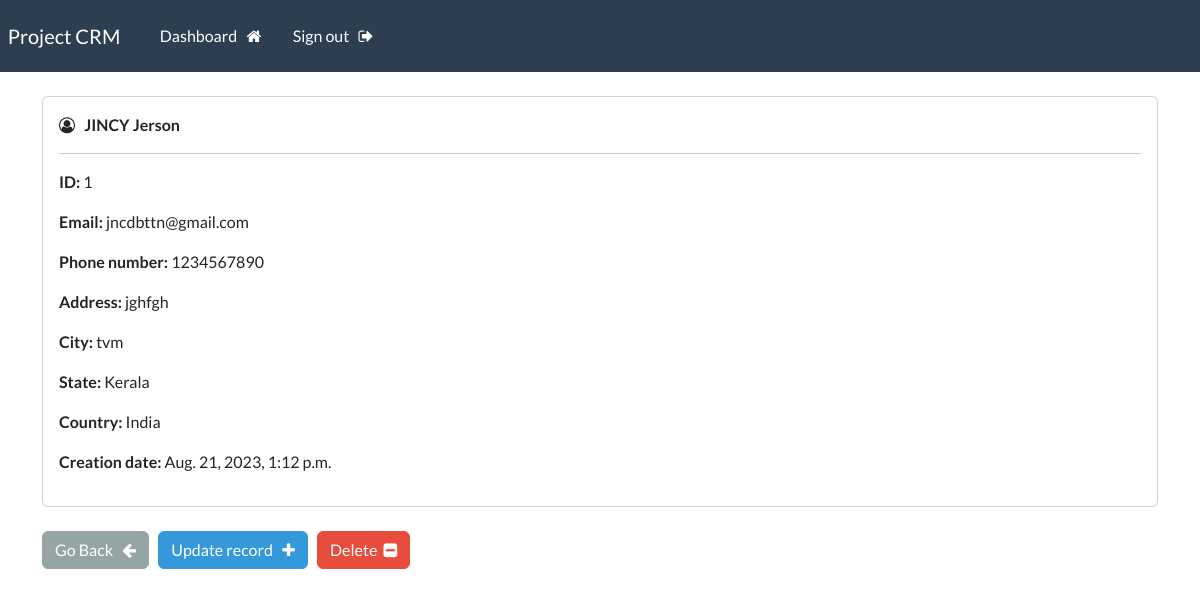
The page /record/1 (signed in) on the database its author committed.
### crmapp/models.py (models this page shows, shortened)
class Record(models.Model):
    creation_date = models.DateTimeField(auto_now_add=True)
    first_name = models.CharField(max_length=100)
    last_name = models.CharField(max_length=100)
    email = models.CharField(max_length=255)
    phone = models.CharField(max_length=20)
    address = models.CharField(max_length=300)
    city = models.CharField(max_length=255)
    state = models.CharField(max_length=200)
    country = models.CharField(max_length=125)

### crmapp/views.py (the view)
# urls.py: path('record/<int:pk>', views.singular_record, name="record"),
@login_required(login_url='my-login')
def singular_record(request, pk):
    all_records = Record.objects.get(id=pk)
    context = {'record':all_records}
    return render(request, 'crmapp/view-record.html', context=context)

### crmapp/templates/crmapp/view-record.html (shortened to what this page needs)
{% extends 'crmapp/base.html' %}
{% block content %}
    <div class="card">
        <div class="card-body">
            <i class="fa fa-user-circle-o" aria-hidden="true"></i> &nbsp;
            <strong>
                {{record.first_name|upper}}
                {{record.last_name}}
            </strong>
            <hr>
            <p> <strong> ID: </strong> {{record.id}} </p>
            <p> <strong> Email: </strong> {{record.email}} </p>
            <p> <strong> Phone number: </strong> {{record.phone}} </p>
            <p> <strong> Address: </strong> {{record.address}} </p>
            <p> <strong> City: </strong> {{record.city}} </p>
            <p> <strong> State: </strong> {{record.state}} </p>
            <p> <strong> Country: </strong> {{record.country}} </p>
            <p> <strong> Creation date: </strong> {{record.creation_date}} </p>
        </div>
    </div>
    <br>
    <a href="{% url 'dashboard' %}" class="btn btn-secondary"> Go Back &nbsp; <i class="fa fa-arrow-left" aria-hidden="true"></i> </a>
    <a href="{% url 'update-record' record.id %}" class="btn btn-info"> Update record &nbsp; <i class="fa fa-plus" aria-hidden="true"></i> </a>
    <a href="{% url 'delete-record' record.id %}" class="btn btn-danger"> Delete &nbsp;<i class="fa fa-minus-square" aria-hidden="true"></i> </a>
{% endblock %}

### rows shown on the page
Record: first_name "JINCY", last_name "Jerson", id "1", email "jncdbttn@gmail.com", phone "1234567890", address "jghfgh", city "tvm", state "Kerala", country "India", creation_date "Aug. 21, 2023, 1:12 p.m."
